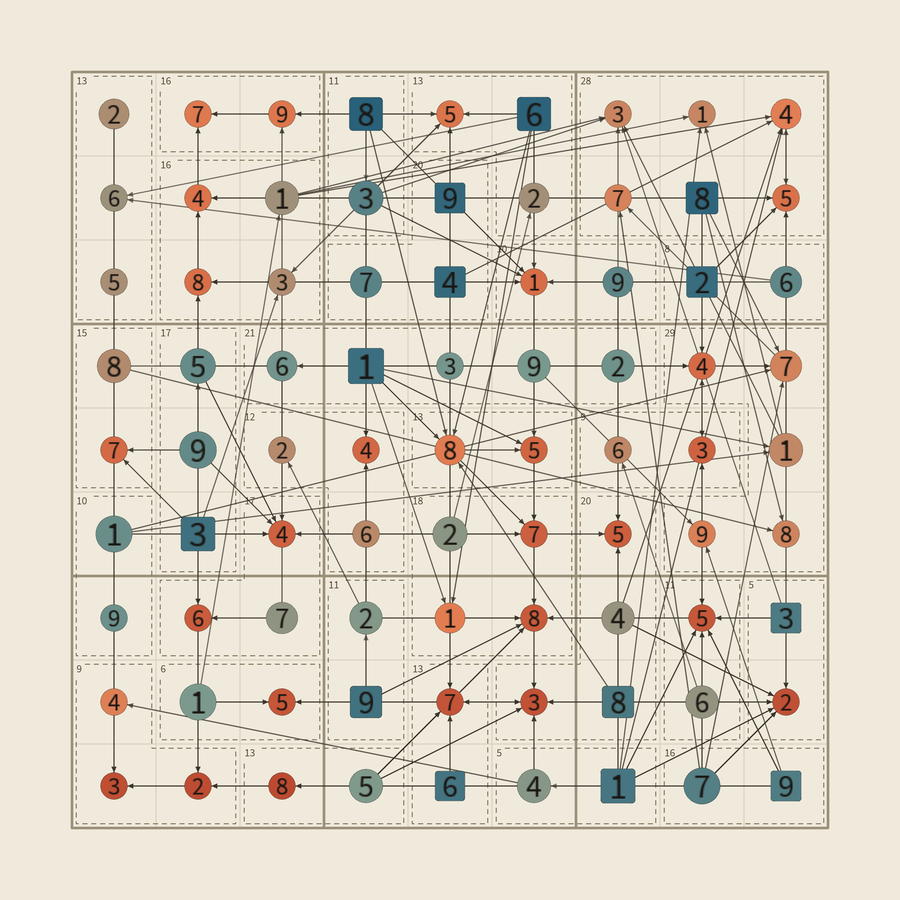
#> input picture projects/killer_sudoku/showcase/001_hard.png, 900 x 900 px; its folder holds only this picture in this run
$ python -i screenshot.py   (imports and definitions only)
#> lines starting #> are read from the running program, lines starting #| are printed output that depends on the picture; after the words box and inside, x2 and y2 are one past the last pixel; in counts of white or black regions, pixels touching at a corner belong together
"""
screenshot.py — Read a killer sudoku from an app screenshot.

Classic image processing, tuned to one app's look (beige board, dotted
cage outlines drawn inside the cells, sums in each cage's top-left cell,
givens as large digits). No OCR engine and no network: digits are
recognized by comparing them with reference images in reader_templates/.

The reader never guesses. Anything it isn't certain about is returned as
a Question; the caller (read_screenshot.py) asks the user and passes the
answers back in. Pipeline:

  1. Ink mask: pixels darker than INK_THRESHOLD. Lines and digits are far
     darker than any background tint (plain cells, the selected cage's
     teal, the shaded row/column/box), so selection highlighting is
     ignored automatically. Thin grid lines are lighter than the
     threshold and drop out too.
  2. Board: the four thick lines in each direction are the rows/columns
     that are mostly ink. Cells are the 9x9 subdivision between them.
  3. Blobs: connected components of ink, with the thick lines blanked.
     Tiny blobs are the dots of cage outlines; short ones are sum
     digits; tall ones are givens. A blob too tall for a given is a sum
     label touching a given, split by subtracting the best given match.
  4. Cage borders: for each pair of neighboring cells, look for dots
     just inside each cell along their shared edge. Dots on both sides =
     border, on neither = same cage, on one side only = question.
  5. Digits: each glyph, scaled to a standard size, is compared with the
     templates by normalized correlation. Accepted only if the best match
     is near-perfect and clearly beats every other digit; else a question.
"""

from __future__ import annotations

from dataclasses import dataclass, field
from pathlib import Path

import numpy as np
from PIL import Image
from scipy import ndimage as ndi

INK_THRESHOLD = 170          # brightness; ink is darker
THICK_LINE_FILL = 0.5        # a thick line row/column is at least this fraction ink
THICK_LINE_HALF_WIDTH = 5    # px blanked around each thick line

# Blob classes, as fractions of the cell size s.
DOT_MAX = 0.09               # dots of the cage outlines: both sides below this
SUM_HEIGHT = (0.12, 0.28)    # sum digits
GIVEN_HEIGHT = (0.40, 0.70)  # givens
GIVEN_GLYPH_HEIGHT = 0.56    # measured height of a given digit (about 63 px at s = 112)
LABEL_ZONE = (0.62, 0.40)    # a sum glyph starts within this (x, y) of the cell's top-left

# Cage border detection: dots counted in a strip just inside each cell side.
STRIP_DEPTH = (0.03, 0.13)   # from the cell edge inward, fraction of s (dotted lines sit at ~0.07-0.09)
STRIP_SPAN = (0.45, 0.85)    # along the side: past the sum label corner, short of the far dotted line
DOTS_PRESENT = 40            # px of dots: at least this many = a dotted line (a full strip has ~100)
DOTS_ABSENT = 5              # at most this many = no line; in between = question

# Glyph matching.
GLYPH_SIZE = (32, 20)        # (h, w) every glyph is resized to before comparing
MATCH_ACCEPT = 0.90          # best correlation must reach this...
MATCH_MARGIN = 0.12          # ...and beat the best other digit by this much

TEMPLATES_DIR = Path(__file__).resolve().parent.parent / "reader_templates"


# ----------------------------------------------------------------------------
# Results
# ----------------------------------------------------------------------------

@dataclass
class Question:
    """Something the reader isn't sure about. `key` identifies the answer."""
    key: str
    kind: str                  # "border", "sum", "given"
    prompt: str
    picture: str = ""          # ASCII rendering of the pixels in doubt
    glyphs: list[np.ndarray] = field(default_factory=list)  # for learning templates


@dataclass
class Reading:
    cages: list[dict]                       # {"id", "sum", "cells"} in reading order
    givens: list[dict]                      # {"cell", "digit"}
    questions: list[Question]
    problems: list[str]                     # structural issues found by validation


# ----------------------------------------------------------------------------
# Image → ink, board, blobs
# ----------------------------------------------------------------------------

def _line_centers(profile: np.ndarray) -> list[float]:
    idx = np.where(profile > THICK_LINE_FILL)[0]
    if len(idx) == 0:
        return []
    groups = np.split(idx, np.where(np.diff(idx) > 1)[0] + 1)
    return [float(g.mean()) for g in groups]


def _find_board(ink: np.ndarray) -> tuple[float, float, float]:
    """Return (left, top, cell size) from the four thick lines each way."""
    ys = _line_centers(ink.mean(axis=1))
    if len(ys) != 4:
        raise ValueError(f"Expected 4 thick horizontal lines, found {len(ys)}: is this a board screenshot?")
    cols = ink[int(ys[0]):int(ys[-1]) + 1].mean(axis=0)
    xs = _line_centers(cols)
    if len(xs) != 4:
        raise ValueError(f"Expected 4 thick vertical lines, found {len(xs)}")
    s_x, s_y = (xs[-1] - xs[0]) / 9, (ys[-1] - ys[0]) / 9
    if abs(s_x - s_y) > 2 or max(np.ptp(np.diff(xs)), np.ptp(np.diff(ys))) > 4:
        raise ValueError("Board lines are not evenly spaced; the screenshot may be cropped or distorted")
    return xs[0], ys[0], (s_x + s_y) / 2


@dataclass
class _Blob:
    y0: int
    x0: int
    mask: np.ndarray      # boolean, bbox-sized
    dark: np.ndarray      # darkness 0..1, bbox-sized (for matching)

    @property
    def h(self):
        return self.mask.shape[0]

    @property
    def w(self):
        return self.mask.shape[1]


# [27 lines left out: functions _blobs, _normalize, not called in this run]


def load_templates(directory: Path = TEMPLATES_DIR) -> dict[str, list[tuple[int, np.ndarray, float]]]:
    """{"sum"|"given": [(digit, normalized glyph, aspect ratio), ...]} from PNGs named <kind>_<digit>_<n>.png."""
    out: dict[str, list] = {"sum": [], "given": []}
    for p in sorted(directory.glob("*.png")):
        kind, digit, _ = p.stem.split("_")
        dark = 1.0 - np.asarray(Image.open(p).convert("L"), dtype=np.float64) / 255
        out[kind].append((int(digit), _normalize(dark), dark.shape[1] / dark.shape[0]))
    return out


# [24 lines left out: functions save_template, _match, not called in this run]


def _confident(score: float, margin: float) -> bool:
    return score >= MATCH_ACCEPT and margin >= MATCH_MARGIN


# [8 lines left out: function ascii_art, not called in this run]


# ----------------------------------------------------------------------------
# Reading
# ----------------------------------------------------------------------------

def read(image_path: str | Path, answers: dict[str, object] | None = None,
         templates: dict | None = None) -> Reading:
    """
    Read a screenshot. `answers` resolves earlier Questions by key:
    "border:r,c:r,c" -> bool, "sum:r,c" -> int, "given:r,c" -> int or 0 (no given).
    """
#> called with image_path = '../showcase/001_hard.png'
    answers = answers or {}
    templates = templates if templates is not None else load_templates()

    gray = np.asarray(Image.open(image_path).convert("L"), dtype=np.float64)
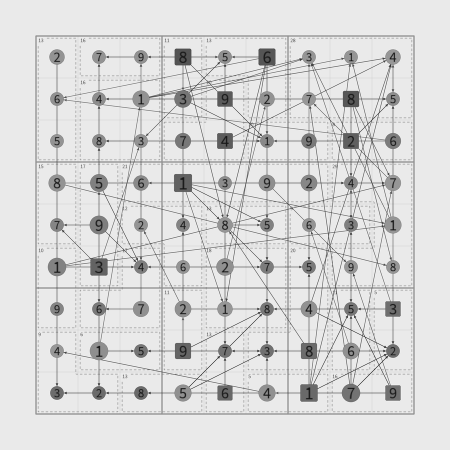
#> gray: shape (900, 900) float64 (shown at 1/2 size); min 8, max 255, mean 216.5
    ink = gray < INK_THRESHOLD
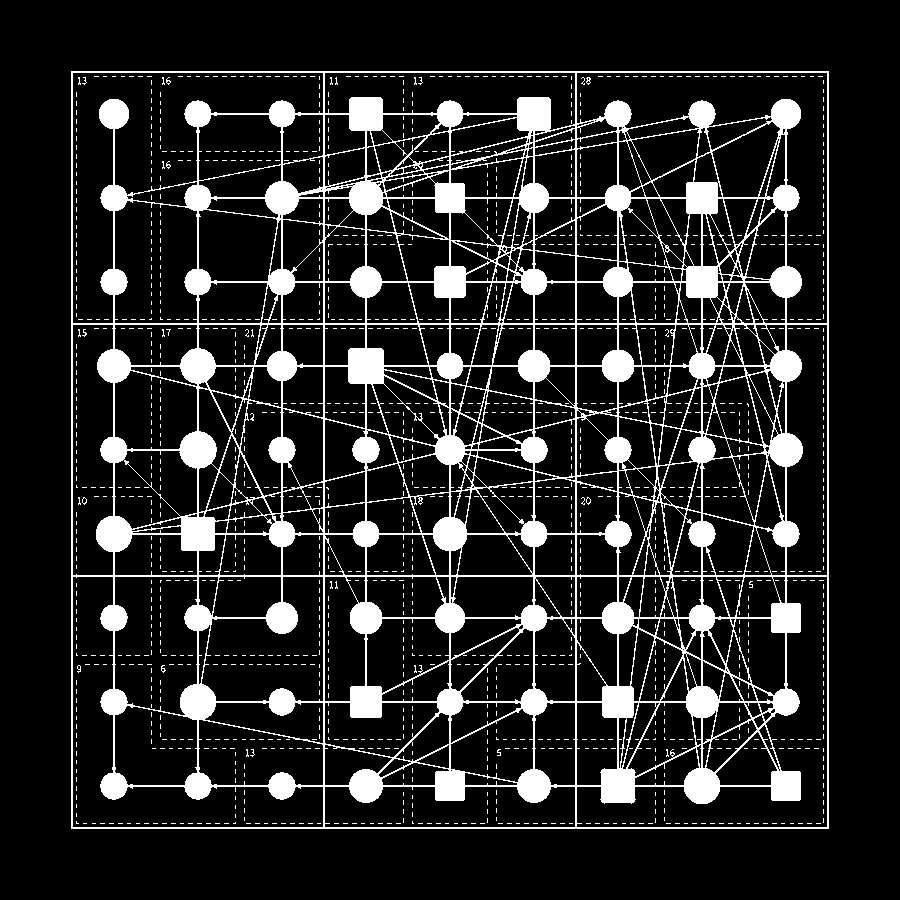
#> ink: shape (900, 900) bool; 14.4% white; 1429 white regions (1427 under 20 px), largest, box (x1, y1, x2, y2) and area: (71, 71, 829, 829) 109441, (586, 77, 591, 85) 22
    dark = (255.0 - gray) / 255.0
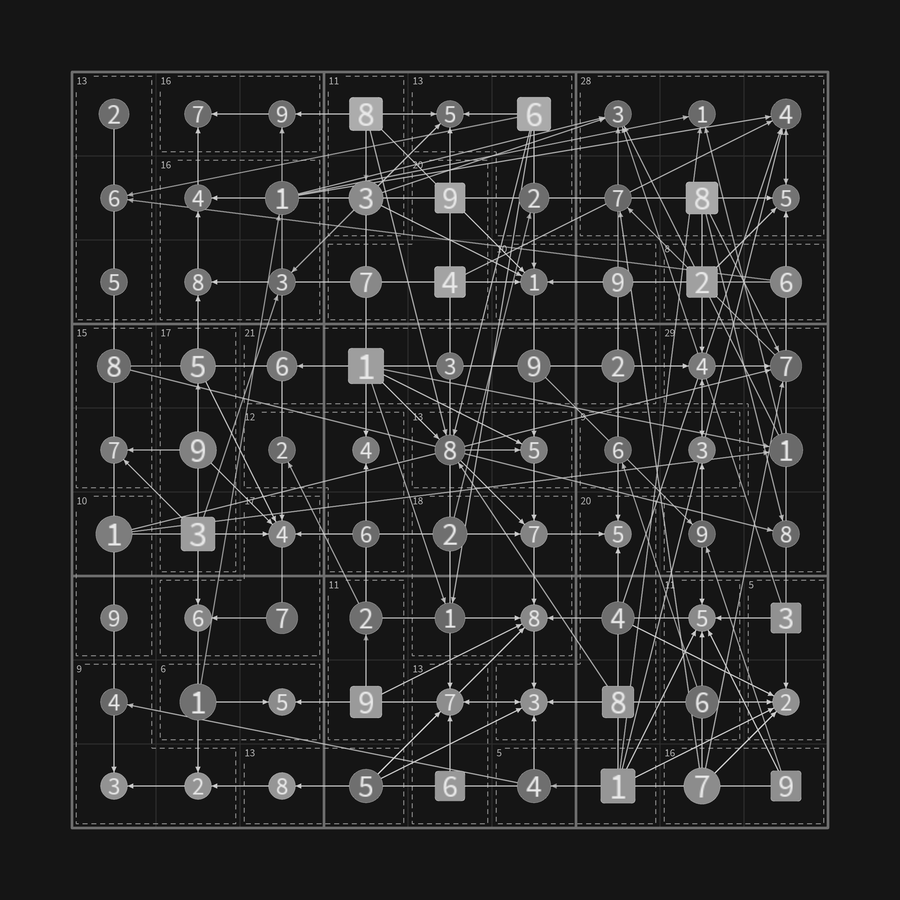
#> dark: shape (900, 900) float64; min 0, max 0.969, mean 0.151
    left, top, s = _find_board(ink)
#> in _line_centers, `idx = np.where(profile > THICK_LINE_FILL)[0]`: idx = 24 values from 71 to 828
#> in _line_centers, `groups = np.split(idx, np.where(np.diff(idx) > 1)[0] + 1)`: groups = [[71, 72], [113, 114], [197, 198], [281, 282], [323, 324], [365, 366], [533, 534], [575, 576], [617, 618], [701, 702], [785, 786], [827, 828]]
#> in _find_board, `ys = _line_centers(ink.mean(axis=1))`: ys = [71.5, 113.5, 197.5, 281.5, 323.5, 365.5, 533.5, 575.5, 617.5, 701.5, 785.5, 827.5]
    blobs = _blobs(ink, dark, left, top, s)

    questions: list[Question] = []

    def cell_of(y, x):
        return min(8, max(0, int(y // s))), min(8, max(0, int(x // s)))

    # --- Classify blobs.
    dots = np.zeros((int(round(9 * s)) + 1, int(round(9 * s)) + 1), dtype=bool)
    sum_glyphs: dict[tuple, list[_Blob]] = {}
    given_glyphs: dict[tuple, _Blob] = {}
    for b in blobs:
        if b.h < DOT_MAX * s and b.w < DOT_MAX * s:
            dots[b.y0:b.y0 + b.h, b.x0:b.x0 + b.w] |= b.mask
        elif SUM_HEIGHT[0] * s <= b.h <= SUM_HEIGHT[1] * s:
            sum_glyphs.setdefault(cell_of(b.y0, b.x0), []).append(b)
        elif GIVEN_HEIGHT[0] * s <= b.h <= GIVEN_HEIGHT[1] * s:
            given_glyphs[cell_of(b.y0 + b.h / 2, b.x0 + b.w / 2)] = b
        elif b.h > GIVEN_HEIGHT[1] * s:
            label, given = _split_label_and_given(b, s, templates["given"])
            cell = cell_of(b.y0 + b.h - 1, b.x0 + b.w / 2)
            if given is not None:
                given_glyphs[cell] = given
                sum_glyphs.setdefault(cell, []).extend(label)
            else:
                questions.append(Question(
                    key=f"sum:{cell[0]},{cell[1]}", kind="sum",
                    prompt=f"Cell row {cell[0] + 1}, column {cell[1] + 1} has a sum touching a given digit. "
                           "Type the cage SUM shown in its corner:",
                    picture=ascii_art(b.dark)))
                questions.append(Question(
                    key=f"given:{cell[0]},{cell[1]}", kind="given",
                    prompt=f"...and the large GIVEN digit in that cell (row {cell[0] + 1}, column {cell[1] + 1}):"))
        # Anything else (stray specks, odd shapes) is ignored.

    # --- Sums: glyphs starting in a cell's label corner, read left to right.
    sums: dict[tuple, int] = {}
    for (r, c), glyphs in sum_glyphs.items():
        key = f"sum:{r},{c}"
        if key in answers:
            sums[(r, c)] = int(answers[key])
            continue
        glyphs = [g for g in glyphs
                  if g.x0 - c * s < LABEL_ZONE[0] * s and g.y0 - r * s < LABEL_ZONE[1] * s]
        if not glyphs:
            continue
        glyphs.sort(key=lambda g: g.x0)
        digits = []
        for g in glyphs:
            d, score, margin = _match(g.dark, templates["sum"])
            if d is None or not _confident(score, margin):
                digits = None
                break
            digits.append(str(d))
        if digits is None:
            picture = ascii_art(_stack([g.dark for g in glyphs]))
            questions.append(Question(
                key=key, kind="sum",
                prompt=f"Cage sum in row {r + 1}, column {c + 1} is unclear. Type the number shown:",
                picture=picture, glyphs=[g.dark for g in glyphs]))
        else:
            sums[(r, c)] = int("".join(digits))

    # --- Givens.
    givens: dict[tuple, int] = {}
    for (r, c), g in given_glyphs.items():
        key = f"given:{r},{c}"
        if key in answers:
            if int(answers[key]):
                givens[(r, c)] = int(answers[key])
            continue
        d, score, margin = _match(g.dark, templates["given"])
        if d is None or not _confident(score, margin):
            questions.append(Question(
                key=key, kind="given",
                prompt=f"Large digit in row {r + 1}, column {c + 1} is unclear. Type the digit (0 if it is not a given):",
                picture=ascii_art(g.dark), glyphs=[g.dark]))
        else:
            givens[(r, c)] = d
    for key, value in answers.items():
        if key.startswith("given:") and int(value):
            r, c = map(int, key.split(":")[1].split(","))
            givens[(r, c)] = int(value)

    # --- Cage borders between neighbors.
    # [12 lines left out: function dots_in_strip, not called in this run]

    def line_state(count):
        return True if count >= DOTS_PRESENT else (False if count <= DOTS_ABSENT else None)

    parent = {(r, c): (r, c) for r in range(9) for c in range(9)}

    # [5 lines left out: function find, not called in this run]

    for r in range(9):
        for c in range(9):
            for (nr, nc), side, other in (((r, c + 1), "right", "left"), ((r + 1, c), "bottom", "top")):
                if nr > 8 or nc > 8:
                    continue
                key = f"border:{r},{c}:{nr},{nc}"
                if key in answers:
                    border = bool(answers[key])
                else:
                    a = line_state(dots_in_strip(r, c, side))
                    b = line_state(dots_in_strip(nr, nc, other))
                    if a is not None and a == b:
                        border = a
                    else:
                        where = "right of" if side == "right" else "below"
                        questions.append(Question(
                            key=key, kind="border",
                            prompt=f"Is there a cage border between row {r + 1}, column {c + 1} and the cell "
                                   f"{where} it? [y/n]"))
                        continue
                if not border:
                    parent[find((r, c))] = find((nr, nc))

    # --- Assemble cages in reading order of their top-left cell.
    groups: dict[tuple, list] = {}
    for r in range(9):
        for c in range(9):
            groups.setdefault(find((r, c)), []).append((r, c))
    cages = []
    problems = []
    for cells in sorted(groups.values(), key=lambda cs: min(cs)):
        first = min(cells)
        labels_in = [cell for cell in cells if cell in sums]
        if labels_in != [first]:
            problems.append(
                f"Cage with cells {_cells_text(cells)} has sum labels at {_cells_text(labels_in) or 'none'}; "
                f"expected exactly one, at {_cells_text([first])}")
        cages.append({"id": len(cages) + 1,
                      "sum": sums.get(first, 0),
                      "cells": [list(cell) for cell in cells]})

    problems += validate(cages, [{"cell": list(k), "digit": v} for k, v in givens.items()])
    return Reading(cages=cages,
                   givens=[{"cell": list(k), "digit": v} for k, v in sorted(givens.items())],
                   questions=questions, problems=problems if not questions else [])


# [50 lines left out: functions _split_label_and_given, _crop_blob, _stack, not called in this run]


def _cells_text(cells) -> str:
    return ", ".join(f"r{r + 1}c{c + 1}" for r, c in cells)


# ----------------------------------------------------------------------------
# Validation and text output
# ----------------------------------------------------------------------------

# [45 lines left out: functions validate, text_grid, not called in this run]

#> (the run stopped early here; a loop or call above may not have finished)
